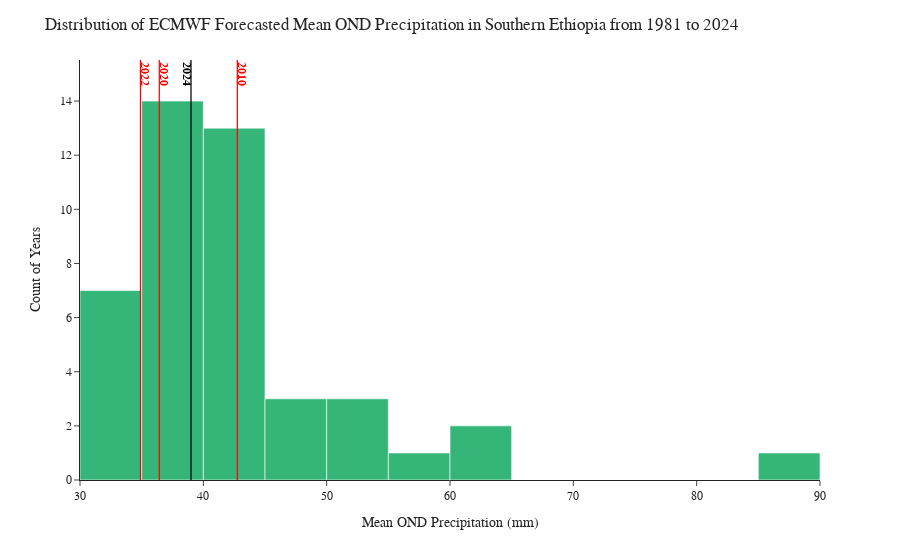

This figure's notebook cell:
### Code cell
fig.add_vrect(
    x0=(precip_2024 - 0.05), x1=(precip_2024 + 0.05), opacity=1, fillcolor="black"
)
fig.add_annotation(
    text=f"<b>2024</b>",
    x=(precip_2024 - 0.35),
    y=15,
    showarrow=False,
    textangle=90,
    font=dict(color="black"),
)

### Figure 1 — Plotly figure (JSON) as saved in the notebook; plotly's stock layout.template omitted (floating-point values rounded to 4 significant figures)
{"data": [{"alignmentgroup": "True", "bingroup": "x", "hovertemplate": "mean_ond_precip=%{x}<br>count=%{y}<extra></extra>", "legendgroup": "", "marker": {"color": "#35B678", "pattern": {"shape": ""}}, "name": "", "nbinsx": 20, "offsetgroup": "", "orientation": "v", "showlegend": false, "type": "histogram", "x": [39.72, 50.52, 41.72, 36.8, 40.11, 38.59, 45.72, 39.22, 36.33, 40.65, 40.11, 39.34, 40.94, 61.22, 37.82, 32.59, 87.9, 36.3, 34.04, 33.86, 36.39, 43.39, 38.14, 43.9, 39.28, 54.25, 40.41, 34.87, 44.25, 42.76, 48.86, 46.6, 36.07, 42.12, 57.21, 33.41, 40.02, 40.78, 51.35, 36.43, 33.99, 34.9, 61.92, 39], "xaxis": "x", "yaxis": "y"}], "layout": {"annotations": [{"font": {"color": "red"}, "showarrow": false, "text": "<b>2010</b>", "textangle": 90, "x": 43.11, "y": 15}, {"font": {"color": "red"}, "showarrow": false, "text": "<b>2020</b>", "textangle": 90, "x": 36.78, "y": 15}, {"font": {"color": "red"}, "showarrow": false, "text": "<b>2022</b>", "textangle": 90, "x": 35.25, "y": 15}, {"font": {"color": "black"}, "showarrow": false, "text": "<b>2024</b>", "textangle": 90, "x": 38.65, "y": 15}], "barmode": "relative", "font": {"family": "Arial"}, "legend": {"tracegroupgap": 0}, "margin": {"t": 60}, "shapes": [{"fillcolor": "red", "opacity": 1, "type": "rect", "x0": 42.71, "x1": 42.81, "xref": "x", "y0": 0, "y1": 1, "yref": "y domain"}, {"fillcolor": "red", "opacity": 1, "type": "rect", "x0": 36.38, "x1": 36.48, "xref": "x", "y0": 0, "y1": 1, "yref": "y domain"}, {"fillcolor": "red", "opacity": 1, "type": "rect", "x0": 34.85, "x1": 34.95, "xref": "x", "y0": 0, "y1": 1, "yref": "y domain"}, {"fillcolor": "black", "opacity": 1, "type": "rect", "x0": 38.95, "x1": 39.05, "xref": "x", "y0": 0, "y1": 1, "yref": "y domain"}], "title": {"text": "Distribution of ECMWF Forecasted Mean OND Precipitation in Southern Ethiopia from 1981 to 2024"}, "xaxis": {"anchor": "y", "domain": [0, 1], "title": {"text": "Mean OND Precipitation (mm)"}}, "yaxis": {"anchor": "x", "domain": [0, 1], "title": {"text": "Count of Years"}}}}
